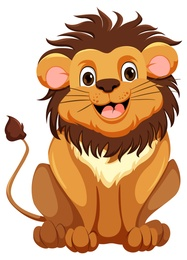
%> input picture Shannon Coding/Image.jpg, 187 x 260 px, shrunk from 4204 x 5859 before the run
$ octave Shannon_Coding.m   (GNU Octave 9; MATLAB toolbox functions it lacks are replaced by stand-ins)
%> lines starting %> are read from the running program, lines starting %| are printed output that depends on the picture
% -------------------------------------------------------------------------
% Date       : 26/01/2026
% Created by : Abhishek Kumar Jayswal
%
% Title      : Image Compression using Shannon Coding
%
% Description:
% This program performs Shannon coding on a grayscale image.
% It calculates symbol probabilities, generates Shannon codes,
% encodes the image, and evaluates compression performance.
% -------------------------------------------------------------------------

clc;
clear;
close all;

%% -------------------- READ INPUT IMAGE --------------------
% Read a color image
rgb_img = imread('C:\Users\Abhishek\Desktop\DIP\Shannon Coding\Image.jpg');
%> rgb_img is the input picture: size 260x187x3 uint8; mean R, G, B 207.8, 166.2, 131.4

figure;
imshow(rgb_img);
title('Original Color Image');

%% -------------------- RGB TO GRAYSCALE --------------------
% Convert RGB image to grayscale
gray_img = rgb2gray(rgb_img);
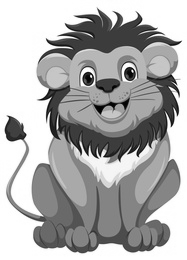
%> gray_img: size 260x187 uint8; min 0, max 255, mean 174.7
[rows, cols] = size(gray_img);
%> rows = 260; cols = 187

figure;
imshow(gray_img);
title('Grayscale Image');

%% -------------------- IMAGE VECTOR FORMATION --------------------
% Convert grayscale image to a column vector
img_vec = gray_img(:);

%% -------------------- SYMBOL EXTRACTION --------------------
% Find unique gray-level symbols
symbols = unique(img_vec);
%> symbols = 256 values from 0 to 255

% Number of unique symbols
num_symbols = length(symbols);
%> num_symbols = 256

%% -------------------- FREQUENCY & PROBABILITY --------------------
% Compute frequency of each gray-level symbol
freq = zeros(num_symbols, 1);
for i = 1:num_symbols
    freq(i) = sum(img_vec == symbols(i));
end
%> after the loop, freq = 256 values, max 12193 at index 256, min 2 at index 1, mean 189.9

% Compute probability of each symbol
prob = freq / sum(freq);
%> prob = 256 values, max 0.251 at index 256, min 4.11e-05 at index 1, mean 0.00391

%% -------------------- SORT SYMBOLS BY PROBABILITY --------------------
% Sort symbols in descending order of probability
[prob_sorted, idx] = sort(prob, 'descend');
%> prob_sorted = 256 values, max 0.251 at index 1, min 4.11e-05 at index 256, mean 0.00391; idx = 256 values, max 256 at index 1, min 1 at index 256, mean 128.5
symbols_sorted = symbols(idx);
%> symbols_sorted = 256 values, max 255 at index 1, min 0 at index 256, mean 127.5

%% -------------------- SHANNON CODE LENGTH --------------------
% Shannon code length formula:
% L_i = ceil( -log2(P_i) )
code_len = ceil(-log2(prob_sorted));
%> code_len = 256 values from 2 to 15

%% -------------------- SHANNON CODE GENERATION --------------------
shannon_code = cell(num_symbols, 1);
%> shannon_code = 256 items
cumulative_prob = 0;

for i = 1:num_symbols
    % Generate Shannon code using cumulative probability
    shannon_code{i} = dec2bin( ...
        floor(cumulative_prob * 2^code_len(i)), ...
        code_len(i));

    % Update cumulative probability
    cumulative_prob = cumulative_prob + prob_sorted(i);
end
%> this loop made 256 passes
%> cumulative_prob on passes 1 to 3: 0.251, 0.32, 0.357
%> after the loop, cumulative_prob = 1

%% -------------------- IMAGE ENCODING --------------------
% Encode each pixel using its Shannon code
encoded_bits = cell(length(img_vec), 1);

for i = 1:length(img_vec)
    % Find index of current symbol
    symbol_index = find(symbols_sorted == img_vec(i), 1);

    % Assign corresponding Shannon code
    encoded_bits{i} = shannon_code{symbol_index};
end
%> after the loop, encoded_bits = 48620 items

% Final encoded bitstream
encoded_stream = [encoded_bits{:}];

%% -------------------- IMAGE RECONSTRUCTION --------------------
% NOTE:
% Actual decoding is not implemented here.
% The reconstructed image shown is logically identical to original grayscale.

reconstructed_img = reshape(img_vec, rows, cols);

figure;
imshow(reconstructed_img);
title('Reconstructed Image (Logical Reconstruction)');

%% -------------------- COMPRESSION ANALYSIS --------------------
% Original image uses 8 bits per pixel
original_bits = numel(img_vec) * 8;
%> original_bits = 388960

% Compressed size in bits
compressed_bits = length(encoded_stream);
%> compressed_bits = 302089

% Compression ratio
compression_ratio = original_bits / compressed_bits;
%> compression_ratio = 1.29

%% -------------------- DISPLAY RESULTS --------------------
fprintf('Original size (bits)   : %d\n', original_bits);
%| Original size (bits)   : 388960
fprintf('Compressed size (bits) : %d\n', compressed_bits);
%| Compressed size (bits) : 302089
fprintf('Compression Ratio      : %.2f\n', compression_ratio);
%| Compression Ratio      : 1.29

% -------------------------------------------------------------------------
% End of Program
% -------------------------------------------------------------------------
